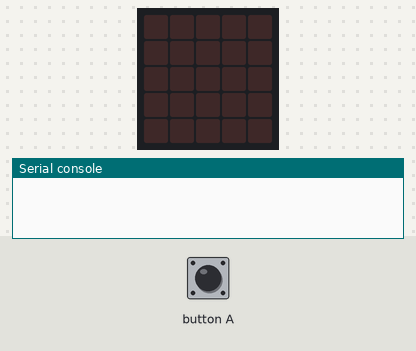
The program below on a simulated BBC micro:bit running MicroPython. Parts: the board's 5×5 LED display, the last lines printed to the serial console. Inputs (shaded band) come from the test bench. No radio messages arrive unless stated (any console line starting 'radio sent:' is added by the test bench).

Above: at 1.2 s.
1.3 s: button A pressed for 0.15 s
At 3.32 s:
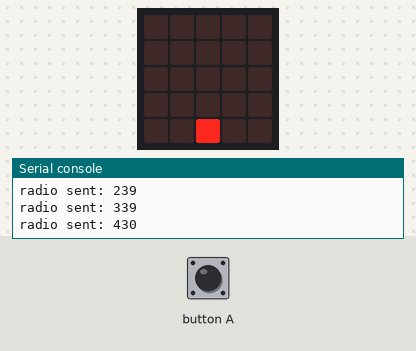
4.3 s: button A pressed for 1 s
At 4.5 s:
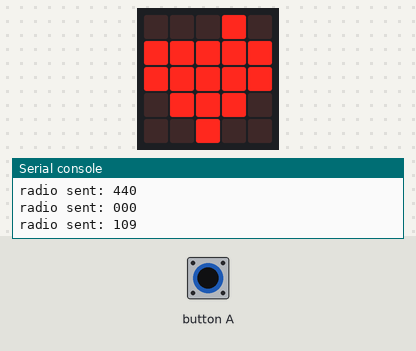
7.3 s: button A pressed for 3.2 s
At 7.7 s:
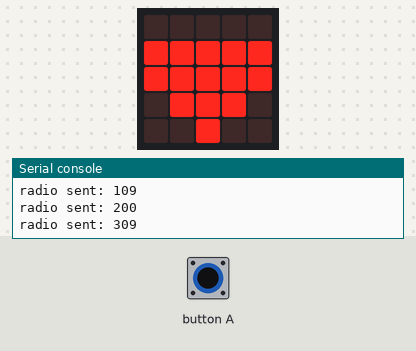
Timing chart, 0 to 10.3 s (numbered marks = the images above; inputs shaded):
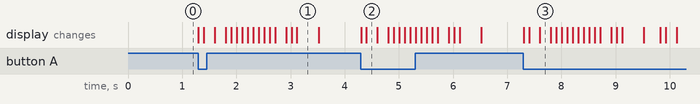

Measured:
- after the input at 1.3 s, the display: first changes at once (image 1 shows a later state)
- after the input at 4.3 s, the display: first changes at once (image 2 shows a later state)
- after the input at 7.3 s, the display: first changes at once (image 3 shows a later state)
- what the display in image 1 shows lasts 0.4 s, from 3.1 s to 3.5 s

The program:

transfer_pixels.py
```python
# transfer a shape pixel by pixel - by Sarah Samuelson
from microbit import *
import radio

radio.on()
while True:
    incoming = radio.receive()
    if incoming is not None:
        # split the incoming message into pixel info and convert to values
        pix_x = int(float(incoming[0]))
        pix_y = int(float(incoming[1]))
        pix_b = int(float(incoming[2]))
        display.set_pixel(pix_x, pix_y, pix_b)
        sleep(100)

    if button_a.is_pressed():
        # display an image to transfer to another microbit
        display.show(Image.HEART)
        # create a loop for each of the rows on the microbit
        for y in range(0, 5):
            # create a loop for each pixel in the row
            for x in range(0, 5):
                # get the brightness of the pixel in the coord x, y
                brightness = display.get_pixel(x, y)
                # send the position and brightness of the pixel as a string
                msg = str(x)+str(y)+str(brightness)
                radio.send(msg)
                # turn the pixel off - set to 0
                display.set_pixel(x, y, 0)
                sleep(100)
```
